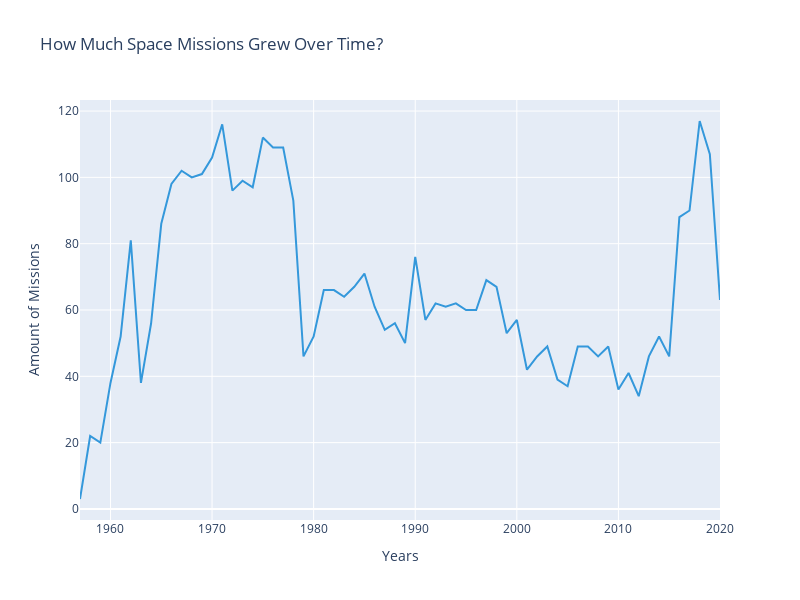

The code cell stored with this chart in its notebook:
### Markdown cell above
### Number Of Space Missions Over The Years

### Code cell
fig = px.line(years,
              x=years.index,
              y=years.values,
              title="How Much Space Missions Grew Over Time?",
              color_discrete_sequence=['#3498db'],
              width=800,
              height=600
)

fig.update_layout(xaxis_title="Years", yaxis_title="Amount of Missions").show()

### Figure 1 — Plotly figure (JSON) as saved in the notebook; plotly's stock layout.template omitted (floating-point values rounded to 4 significant figures)
{"data": [{"hovertemplate": "Year=%{x}<br>y=%{y}<extra></extra>", "legendgroup": "", "line": {"color": "#3498db", "dash": "solid"}, "marker": {"symbol": "circle"}, "mode": "lines", "name": "", "orientation": "v", "showlegend": false, "type": "scatter", "x": [1957, 1958, 1959, 1960, 1961, 1962, 1963, 1964, 1965, 1966, 1967, 1968, 1969, 1970, 1971, 1972, 1973, 1974, 1975, 1976, 1977, 1978, 1979, 1980, 1981, 1982, 1983, 1984, 1985, 1986, 1987, 1988, 1989, 1990, 1991, 1992, 1993, 1994, 1995, 1996, 1997, 1998, 1999, 2000, 2001, 2002, 2003, 2004, 2005, 2006, 2007, 2008, 2009, 2010, 2011, 2012, 2013, 2014, 2015, 2016, 2017, 2018, 2019, 2020], "xaxis": "x", "y": [3, 22, 20, 38, 52, 81, 38, 56, 86, 98, 102, 100, 101, 106, 116, 96, 99, 97, 112, 109, 109, 93, 46, 52, 66, 66, 64, 67, 71, 61, 54, 56, 50, 76, 57, 62, 61, 62, 60, 60, 69, 67, 53, 57, 42, 46, 49, 39, 37, 49, 49, 46, 49, 36, 41, 34, 46, 52, 46, 88, 90, 117, 107, 63], "yaxis": "y"}], "layout": {"height": 600, "legend": {"tracegroupgap": 0}, "title": {"text": "How Much Space Missions Grew Over Time?"}, "width": 800, "xaxis": {"anchor": "y", "domain": [0, 1], "title": {"text": "Years"}}, "yaxis": {"anchor": "x", "domain": [0, 1], "title": {"text": "Amount of Missions"}}}}
